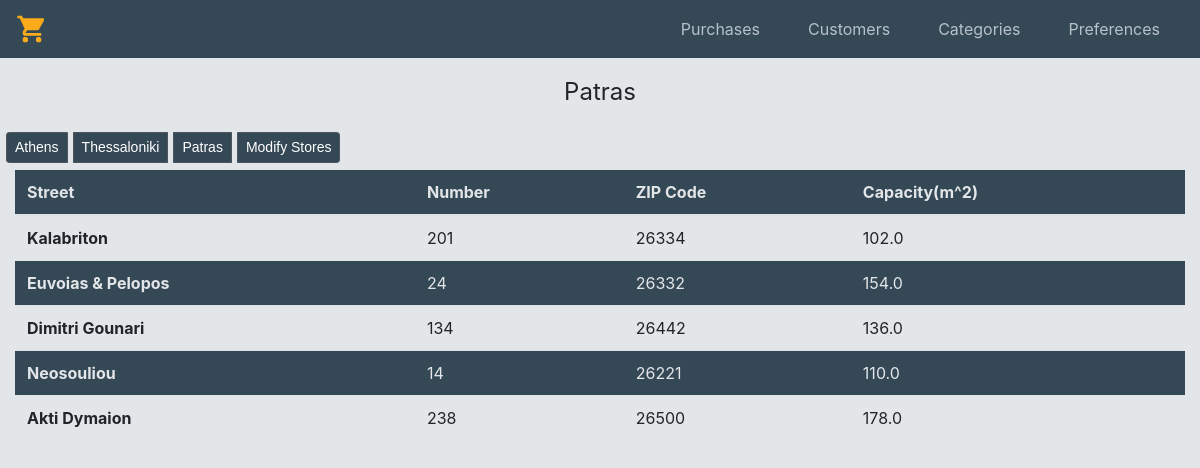
/Patras.php, run on the app's committed database.
### tables this page shows
CREATE TABLE `store` (
  `storeid` int(4) NOT NULL,
  `street_name` varchar(30) NOT NULL,
  `street_number` decimal(3,0) NOT NULL,
  `city` varchar(30) NOT NULL,
  `zip` decimal(5,0) NOT NULL,
  `sq_meters` decimal(6,1) NOT NULL
);

### src/Patras.php (the view, shortened to what this page needs)
<?php
$conn = mysqli_connect('192.168.99.100', 'root', 'root', 'supermarketdb');
$sql = 'SELECT * FROM store WHERE city = "Patras"';
$result = mysqli_query($conn, $sql);
$reg = mysqli_fetch_all($result, MYSQLI_ASSOC);
?>
<?php include 'templates/header.php';?>
<p><font size = "+2"><center>Patras</center></font></p>
<div class="btn-group btn-group-sm" role="group" aria-label="Basic example">
<a href="Athens.php" class="btn btn-secondary btn-sm active" role="button"style="background-color:#354856;">Athens</a>
<a href="Thessaloniki.php" class="btn btn-secondary btn-sm active" role="button"style="background-color:#354856;">Thessaloniki</a>
<a href="Patras.php" class="btn btn-secondary btn-sm active" role="button"style="background-color:#354856;">Patras</a>
<a href="stores_mod.php" class="btn btn-secondary btn-sm active" role="button"style="background-color:#354856;">Modify Stores</a>
</div>
<div class="col - 9">
            <table class="table">
                <thead>
                    <tr>
                        <th scope="col">Street</th>
                        <th scope="col">Number</th>
                        <th scope="col">ZIP Code</th>
                        <th scope="col">Capacity(m^2)</th>
                    </tr>
                </thead>
                <tbody>
                    <?php foreach ($reg as $ath) { ?>
                        <tr data-href="<?php echo 'opening_hours.php?storeid=' . $ath['storeid'] ?>">
                            <th scope="row"><?php echo $ath['street_name']?></th>
                            <td><?php echo $ath['street_number']?> </td>
                            <td><?php echo $ath['zip']?></td>
                            <td><?php echo $ath['sq_meters']?></td>
                        </tr>
                    <?php } ?>
            </table>
        </div>

### src/templates/style.css (style rules this page uses)
table tr:nth-child(even), thead { background-color: #354856; color:#e3e6e8; }
.active { font-family: arial, verdana; font-size: 12px; padding: 8px 14px 6px 14px; margin: 3px; background-color: #404040; text-decoration: none; border-radius: 3px; margin: 6px; color: #FFF; }

### data on the page
store: street_name "Kalabriton", street_number "201", zip "26334", sq_meters "102.0"
store: street_name "Euvoias & Pelopos", street_number "24", zip "26332", sq_meters "154.0"
store: street_name "Dimitri Gounari", street_number "134", zip "26442", sq_meters "136.0"
store: street_name "Neosouliou", street_number "14", zip "26221", sq_meters "110.0"
store: street_name "Akti Dymaion", street_number "238", zip "26500", sq_meters "178.0"
